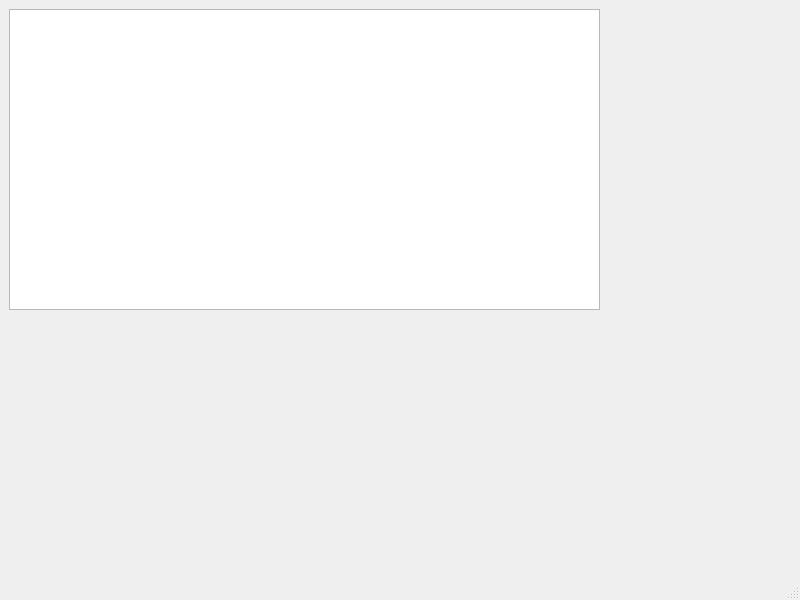
<?xml version="1.0" encoding="UTF-8"?>
<ui version="4.0">
 <class>MainWindow</class>
 <widget class="QMainWindow" name="MainWindow">
  <property name="geometry">
   <rect>
    <x>0</x>
    <y>0</y>
    <width>800</width>
    <height>600</height>
   </rect>
  </property>
  <property name="windowTitle">
   <string>MainWindow</string>
  </property>
  <widget class="QWidget" name="centralwidget">
   <widget class="QGraphicsView" name="View2">
    <property name="geometry">
     <rect>
      <x>9</x>
      <y>9</y>
      <width>591</width>
      <height>301</height>
     </rect>
    </property>
   </widget>
  </widget>
  <widget class="QMenuBar" name="menubar">
   <property name="geometry">
    <rect>
     <x>0</x>
     <y>0</y>
     <width>800</width>
     <height>22</height>
    </rect>
   </property>
  </widget>
  <widget class="QStatusBar" name="statusbar"/>
 </widget>
 <resources/>
 <connections/>
</ui>
